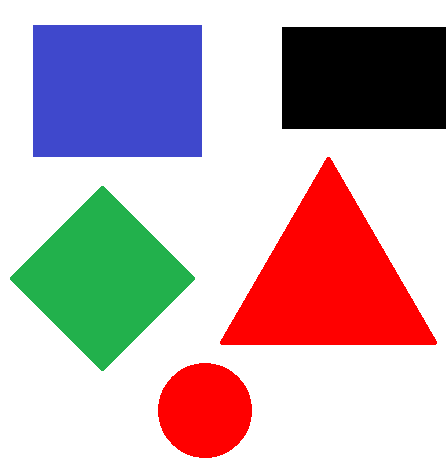
#> input picture tj/test.png, 446 x 465 px
$ python -i getAllColor.py   (imports and definitions only)
#> lines starting #> are read from the running program, lines starting #| are printed output that depends on the picture; after the words box and inside, x2 and y2 are one past the last pixel; in counts of white or black regions, pixels touching at a corner belong together
#> further down, picture is the input picture: shape (465, 446, 3); mean B, G, R 179.4, 173.7, 195.2
import cv2
from realsense_depth import *

font = cv2.FONT_HERSHEY_SIMPLEX
# lower_green = np.array([35, 110, 106])  # 绿色范围低阈值
lower_green = np.array([35, 110, 106])  # 绿色范围低阈值
upper_green = np.array([77, 255, 255])  # 绿色范围高阈值

# lower_red = np.array([0, 127, 128])  # 红色范围低阈值
lower_red = np.array([0, 127, 128])  # 红色范围低阈值
upper_red = np.array([10, 255, 255])  # 红色范围高阈值

lower_yellow = np.array([14, 110, 150])
upper_yellow = np.array([35, 255, 255])

lower_blue = np.array([100, 43, 46])  # 蓝色范围低阈值
upper_blue = np.array([125, 255, 255])  # 蓝色范围高阈值

# 需要更多颜色，可以去百度一下HSV阈值！


def getColorAll(color_frame):
    colorList = []

    # 根据颜色范围删选
    hsv_img = cv2.cvtColor(color_frame, cv2.COLOR_BGR2HSV)
#> hsv_img: shape (465, 446, 3); mean H, S, V 18.5, 70.7, 222.4
    mask_green = cv2.inRange(hsv_img, lower_green, upper_green)
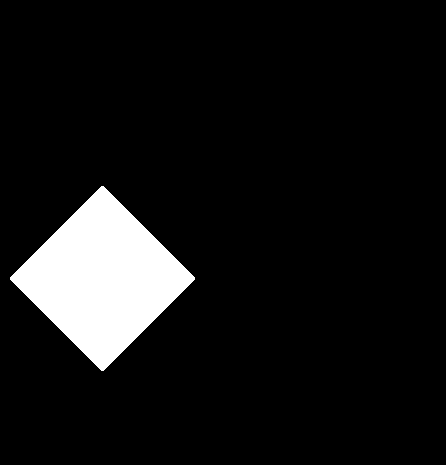
#> mask_green: shape (465, 446); 8.4% white; 1 white region, box (x1, y1, x2, y2) and area: (10, 186, 195, 371) 17481
    mask_red = cv2.inRange(hsv_img, lower_red, upper_red)
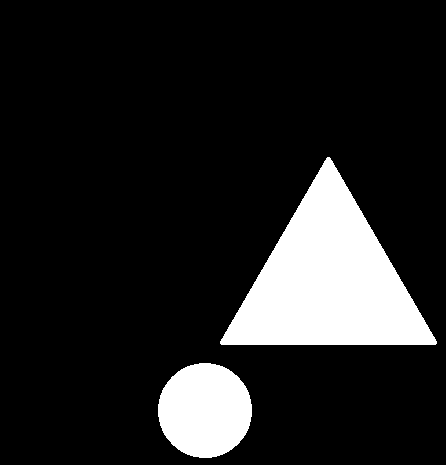
#> mask_red: shape (465, 446); 13.5% white; 2 white regions, box (x1, y1, x2, y2) and area: (220, 157, 437, 345) 21003, (158, 363, 252, 458) 7006
    mask_yellow = cv2.inRange(hsv_img, lower_yellow, upper_yellow)
#> mask_yellow: shape (465, 446); every value is 0
    mask_blue = cv2.inRange(hsv_img, lower_blue, upper_blue)
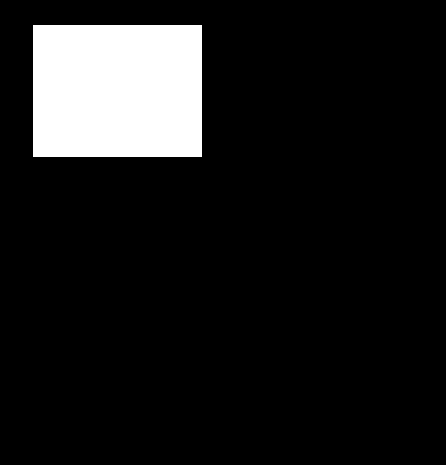
#> mask_blue: shape (465, 446); 10.8% white; 1 white region, box (x1, y1, x2, y2) and area: (33, 25, 202, 157) 22308
    # 中值滤波
    mask_green = cv2.medianBlur(mask_green, 9)
#> mask_green: shape (465, 446); 8.4% white; 1 white region, box (x1, y1, x2, y2) and area: (11, 187, 194, 370) 17461
    mask_red = cv2.medianBlur(mask_red, 9)
#> mask_red: shape (465, 446); 13.5% white; 2 white regions, box (x1, y1, x2, y2) and area: (221, 159, 436, 345) 20975, (158, 363, 252, 458) 6979
    mask_yellow = cv2.medianBlur(mask_yellow, 9)
    mask_blue = cv2.medianBlur(mask_blue, 9)
#> mask_blue: shape (465, 446); 10.7% white; 1 white region
    mask = cv2.bitwise_or(mask_green, mask_red, mask_yellow, mask_blue)
    # 找的对应颜色
    contours_green, hierarchy_green = cv2.findContours(mask_green, cv2.RETR_EXTERNAL, cv2.CHAIN_APPROX_NONE)
#> contours_green = 1 contour; box (x1, y1, x2, y2) and area: (11, 187, 194, 370) 17274
    contours_red, hierarchy_red = cv2.findContours(mask_red, cv2.RETR_EXTERNAL, cv2.CHAIN_APPROX_NONE)
#> contours_red = 2 contours; box (x1, y1, x2, y2) and area: (221, 159, 436, 345) 20683, (158, 363, 252, 458) 6847
    contours_yellow, hierarchy_yellow = cv2.findContours(mask_yellow, cv2.RETR_EXTERNAL, cv2.CHAIN_APPROX_NONE)
#> contours_yellow = []
    contours_blue, hierarchy_blue = cv2.findContours(mask_blue, cv2.RETR_EXTERNAL, cv2.CHAIN_APPROX_NONE)
#> contours_blue = 1 contour; box (x1, y1, x2, y2) and area: (33, 25, 202, 157) 21982

    if contours_green:
        (x1, y1, w1, h1) = cv2.boundingRect(contours_green[0])
#> x1 = 11; y1 = 187; w1 = 183; h1 = 183
        cv2.rectangle(color_frame, (x1, y1), (x1 + w1, y1 + h1), (0, 255, 255), 1)
        cv2.putText(color_frame, "Green", (x1, y1 - 5), font, 0.7, (0, 255, 0), 1)
        colorList.append('Green')

    if contours_red:
        (x2, y2, w2, h2) = cv2.boundingRect(contours_red[0])
#> x2 = 158; y2 = 363; w2 = 94; h2 = 95
        cv2.rectangle(color_frame, (x2, y2), (x2 + w2, y2 + h2), (0, 255, 255), 1)
        cv2.putText(color_frame, "Red", (x2, y2 - 5), font, 0.7, (0, 0, 255), 1)
#> color_frame: shape (465, 446, 3); mean B, G, R 177.8, 173.7, 195
        colorList.append('Red')

    if contours_yellow:
        (x3, y3, w3, h3) = cv2.boundingRect(contours_yellow[0])
        cv2.rectangle(color_frame, (x3, y3), (x3 + w3, y3 + h3), (0, 255, 255), 1)
        cv2.putText(color_frame, "Yellow", (x3, y3 - 5), font, 0.7, (0, 255, 255), 1)
        colorList.append('Yellow')

    if contours_blue:
        (x4, y4, w4, h4) = cv2.boundingRect(contours_blue[0])
#> x4 = 33; y4 = 25; w4 = 169; h4 = 132
        cv2.rectangle(color_frame, (x4, y4), (x4 + w4, y4 + h4), (0, 255, 255), 1)
        cv2.putText(color_frame, "Blue", (x4, y4 - 5), font, 0.7, (255, 0, 0), 1)
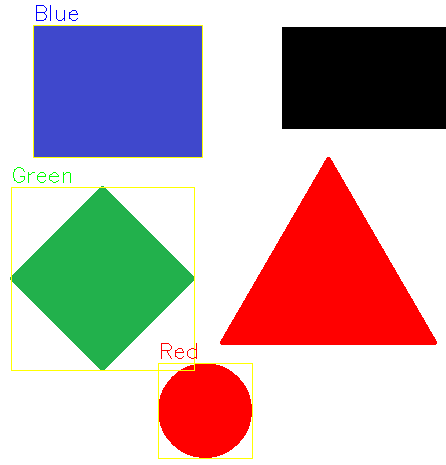
#> color_frame: shape (465, 446, 3); mean B, G, R 177.1, 173.8, 195.1
        colorList.append('Blue')

    return colorList, color_frame


def d435i_camera():
    dc = DepthCamera()
    num = 0
    while True:
        ret, depth_frame, color_frame = dc.get_frame()  # 读取深度相机彩色图和深度图
        color_frame_pidai = color_frame[160:330, 10:600]
        color, img = getColorAll(color_frame_pidai)
        cv2.imshow('img', img)
        key = cv2.waitKey(5) & 0xff
        if key == ord(' '):
            break
        # num += 1
        # if color and num > 100:
        #     return color, img


# [8 lines not run here, left out]

>>> import cv2
>>> picture = cv2.imread('test.png')
>>> result = getColorAll(picture)
